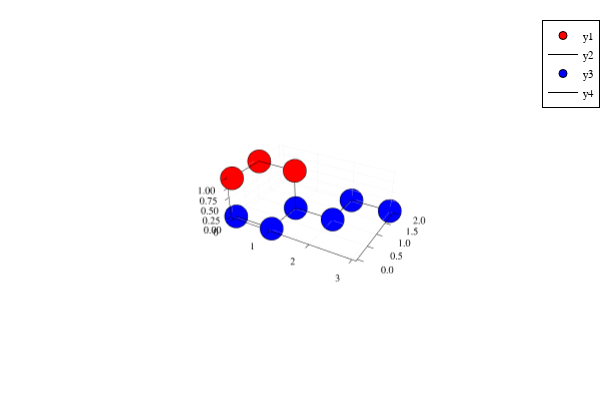

Notebook cell for this chart:
### Code cell
p1 = e0
p2 = ex
p3 = ex + ey
p4 = p3 + ez
p5 = p4 - ex
p6 = p5 - ey
points = [p1,p2,p3,p4,p5,p6]
#points = [p + 0.05*2*(Point()-(ex+ey+ez)) for p in points]
Q = stair(5)
#P = PolygonalNew([p + 0.05*2*(Point()-(ex+ey+ez)) for p in points])
P = PolygonalNew(points)
p = plot()
plotChain!(P,"red")
plotChain!(Q,"blue")

### Figure 1 — Plotly figure (JSON) as saved in the notebook; plotly's stock layout.template omitted (floating-point values rounded to 4 significant figures)
{"data": [{"colorbar": {"title": {"text": ""}}, "legendgroup": "y1", "marker": {"color": "rgba(255, 0, 0, 1.000)", "line": {"color": "rgba(0, 0, 0, 1)", "width": 1}, "size": 8, "symbol": "circle"}, "mode": "markers", "name": "y1", "scene": "scene", "showlegend": true, "type": "scatter3d", "x": [0, 1, 1, 1, 0, 0], "xaxis": "x", "y": [0, 0, 1, 1, 1, 0], "yaxis": "y", "z": [0, 0, 0, 1, 1, 1], "zaxis": "z", "zmax": null, "zmin": null}, {"colorbar": {"title": {"text": ""}}, "legendgroup": "y2", "line": {"color": "rgba(0, 0, 0, 1)", "dash": "solid", "shape": "linear", "width": 1}, "mode": "lines", "name": "y2", "scene": "scene", "showlegend": true, "type": "scatter3d", "x": [0, 1, 1, 1, 0, 0], "xaxis": "x", "y": [0, 0, 1, 1, 1, 0], "yaxis": "y", "z": [0, 0, 0, 1, 1, 1], "zaxis": "z", "zmax": null, "zmin": null}, {"colorbar": {"title": {"text": ""}}, "legendgroup": "y3", "marker": {"color": "rgba(0, 0, 255, 1.000)", "line": {"color": "rgba(0, 0, 0, 1)", "width": 1}, "size": 8, "symbol": "circle"}, "mode": "markers", "name": "y3", "scene": "scene", "showlegend": true, "type": "scatter3d", "x": [0, 1, 1, 2, 2, 3], "xaxis": "x", "y": [0, 0, 1, 1, 2, 2], "yaxis": "y", "z": [0, 0, 0, 0, 0, 0], "zaxis": "z", "zmax": null, "zmin": null}, {"colorbar": {"title": {"text": ""}}, "legendgroup": "y4", "line": {"color": "rgba(0, 0, 0, 1)", "dash": "solid", "shape": "linear", "width": 1}, "mode": "lines", "name": "y4", "scene": "scene", "showlegend": true, "type": "scatter3d", "x": [0, 1, 1, 2, 2, 3], "xaxis": "x", "y": [0, 0, 1, 1, 2, 2], "yaxis": "y", "z": [0, 0, 0, 0, 0, 0], "zaxis": "z", "zmax": null, "zmin": null}], "layout": {"annotations": [], "height": 400, "legend": {"bgcolor": "rgba(255, 255, 255, 1.000)", "bordercolor": "rgba(0, 0, 0, 1)", "borderwidth": 1, "font": {"color": "rgba(0, 0, 0, 1)", "family": "sans-serif", "size": 11}, "title": {"font": {"color": "rgba(0, 0, 0, 1)", "family": "sans-serif", "size": 15}, "text": ""}, "tracegroupgap": 0, "traceorder": "normal", "x": 1, "xanchor": "auto", "y": 1, "yanchor": "auto"}, "margin": {"b": 20, "l": 0, "r": 0, "t": 20}, "paper_bgcolor": "rgba(255, 255, 255, 1.000)", "plot_bgcolor": "rgba(255, 255, 255, 1.000)", "scene": {"aspectmode": "auto", "aspectratio": {"x": 1.651, "y": 1.101, "z": 0.5503}, "camera": {"center": {"x": 0, "y": 0, "z": 0}, "eye": {"x": 2.127, "y": -3.684, "z": 2.456}, "projection": {"type": "perspective"}, "up": {"x": 0, "y": 0, "z": 1}}, "domain": {"x": [0.05101, 0.9934], "y": [0.03762, 0.9902]}, "xaxis": {"gridcolor": "rgba(0, 0, 0, 0.1)", "gridwidth": 0.5, "linecolor": "rgba(0, 0, 0, 1)", "mirror": false, "range": [-0.09, 3.09], "showgrid": true, "showline": true, "showticklabels": true, "tickangle": 0, "tickcolor": "rgb(0, 0, 0)", "tickfont": {"color": "rgba(0, 0, 0, 1)", "family": "sans-serif", "size": 11}, "tickmode": "array", "ticks": "inside", "ticktext": ["0", "1", "2", "3"], "tickvals": [0, 1, 2, 3], "title": {"font": {"color": "rgba(0, 0, 0, 1)", "family": "sans-serif", "size": 15}, "text": ""}, "type": "linear", "visible": true, "zeroline": false, "zerolinecolor": "rgba(0, 0, 0, 1)"}, "yaxis": {"gridcolor": "rgba(0, 0, 0, 0.1)", "gridwidth": 0.5, "linecolor": "rgba(0, 0, 0, 1)", "mirror": false, "range": [-0.06, 2.06], "showgrid": true, "showline": true, "showticklabels": true, "tickangle": 0, "tickcolor": "rgb(0, 0, 0)", "tickfont": {"color": "rgba(0, 0, 0, 1)", "family": "sans-serif", "size": 11}, "tickmode": "array", "ticks": "inside", "ticktext": ["0.0", "0.5", "1.0", "1.5", "2.0"], "tickvals": [0, 0.5, 1, 1.5, 2], "title": {"font": {"color": "rgba(0, 0, 0, 1)", "family": "sans-serif", "size": 15}, "text": ""}, "type": "linear", "visible": true, "zeroline": false, "zerolinecolor": "rgba(0, 0, 0, 1)"}, "zaxis": {"gridcolor": "rgba(0, 0, 0, 0.1)", "gridwidth": 0.5, "linecolor": "rgba(0, 0, 0, 1)", "mirror": false, "range": [-0.03, 1.03], "showgrid": true, "showline": true, "showticklabels": true, "tickangle": 0, "tickcolor": "rgb(0, 0, 0)", "tickfont": {"color": "rgba(0, 0, 0, 1)", "family": "sans-serif", "size": 11}, "tickmode": "array", "ticks": "inside", "ticktext": ["0.00", "0.25", "0.50", "0.75", "1.00"], "tickvals": [0, 0.25, 0.5, 0.75, 1], "title": {"font": {"color": "rgba(0, 0, 0, 1)", "family": "sans-serif", "size": 15}, "text": ""}, "type": "linear", "visible": true, "zeroline": false, "zerolinecolor": "rgba(0, 0, 0, 1)"}}, "showlegend": true, "width": 600}}
